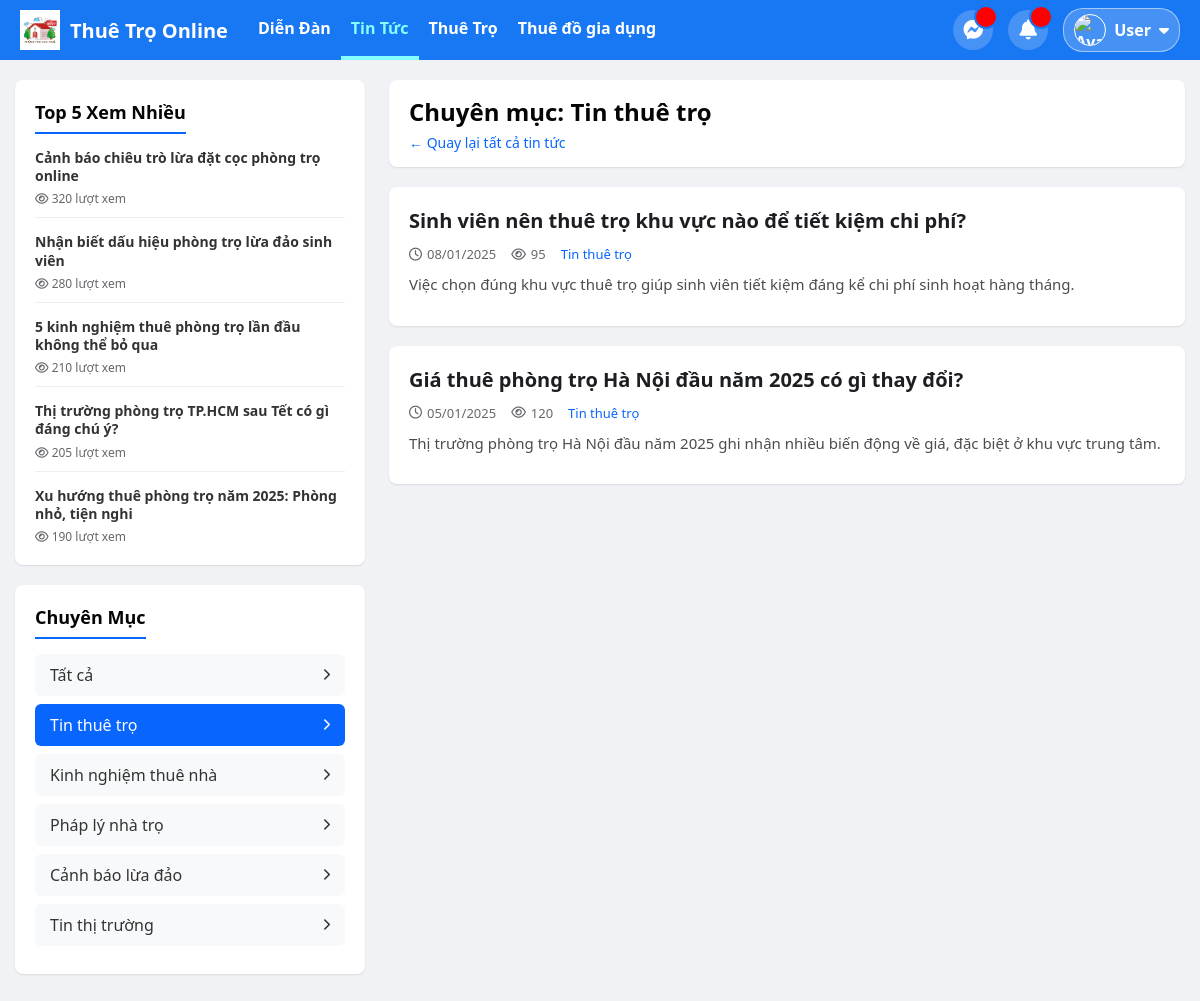
The app's page /news.php?category=Tin+thuê+trọ (signed in) with its own data.
### tables this page shows
CREATE TABLE news (
    id INT AUTO_INCREMENT PRIMARY KEY,
    title VARCHAR(255) NOT NULL COMMENT 'Tiêu đề tin',
    slug VARCHAR(255) NOT NULL UNIQUE COMMENT 'Slug SEO',
    image_url VARCHAR(255) DEFAULT NULL COMMENT 'Ảnh đại diện tin',
    category VARCHAR(100) NOT NULL COMMENT 'Thể loại tin tức',
    summary TEXT COMMENT 'Mô tả ngắn',
    content LONGTEXT NOT NULL COMMENT 'Nội dung chi tiết',
    views INT DEFAULT 0 COMMENT 'Lượt xem',
    created_at DATETIME DEFAULT CURRENT_TIMESTAMP COMMENT 'Ngày đăng',
    INDEX idx_category (category),
    INDEX idx_views (views)
);

### public/news.php (the view, shortened to what this page needs)
<?php
require_once __DIR__ . '/../config/db.php';
try {
    $stmtTop = $pdo->query("SELECT * FROM news ORDER BY views DESC LIMIT 5");
    $topNews = $stmtTop->fetchAll();
} catch (PDOException $e) {
    $topNews = [];
}
$category = isset($_GET['category']) ? $_GET['category'] : null;
$newsList = [];
try {
    $page = isset($_GET['page']) ? (int)$_GET['page'] : 1;
    $limit = 10;
    $offset = ($page - 1) * $limit;
    if ($category) {
        $stmtList = $pdo->prepare("SELECT * FROM news WHERE category = :category ORDER BY created_at DESC LIMIT :limit OFFSET :offset");
        $stmtList->bindParam(':limit', $limit, PDO::PARAM_INT);
        $stmtList->bindParam(':offset', $offset, PDO::PARAM_INT);
        $stmtList->bindParam(':category', $category);
        $stmtList->execute();
    } else {
        $stmtList = $pdo->prepare("SELECT * FROM news ORDER BY created_at DESC LIMIT :limit OFFSET :offset");
        $stmtList->bindParam(':limit', $limit, PDO::PARAM_INT);
        $stmtList->bindParam(':offset', $offset, PDO::PARAM_INT);
        $stmtList->execute();
    }
    $newsList = $stmtList->fetchAll();
} catch (PDOException $e) {
    $newsList = [];
}
$categories = [
    'Tin thuê trọ',
    'Kinh nghiệm thuê nhà',
    'Pháp lý nhà trọ',
    'Cảnh báo lừa đảo',
    'Tin thị trường'
];
?>
<!doctype html>
<html lang="vi">
<head>
    <link rel="stylesheet" href="/assets/css/style.css">
    <link rel="stylesheet" href="https://cdnjs.cloudflare.com/ajax/libs/font-awesome/6.4.0/css/all.min.css">
</head>
<body>
<?php include __DIR__ . '/includes/header.php'; ?>
<div class="container">
    <aside>
        <div class="sidebar-card">
            <div class="sidebar-title">Top 5 Xem Nhiều</div>
            <div class="top-news-list">
                <?php if (count($topNews) > 0): ?>
                    <?php foreach ($topNews as $item): ?>
                        <a href="/news-detail.php?id=<?= $item['id'] ?>" class="top-news-item">
                            <div class="top-news-info">
                                <h4><?= htmlspecialchars($item['title']) ?></h4>
                                <div class="top-news-views"><i class="fa-regular fa-eye"></i> <?= number_format($item['views']) ?> lượt xem</div>
                            </div>
                        </a>
                    <?php endforeach; ?>
                <?php else: ?>
                    <p>Chưa có tin tức nào.</p>
                <?php endif; ?>
            </div>
        </div>
        <div class="sidebar-card">
            <div class="sidebar-title">Chuyên Mục</div>
            <ul class="category-list">
                <li class="category-item">
                    <a href="/news.php" class="category-link <?= !$category ? 'active' : '' ?>">
                        Tất cả <i class="fa-solid fa-chevron-right"></i>
                    </a>
                </li>
                <?php foreach ($categories as $cat): ?>
                    <li class="category-item">
                        <a href="/news.php?category=<?= urlencode($cat) ?>" class="category-link <?= $category === $cat ? 'active' : '' ?>">
                            <?= htmlspecialchars($cat) ?> <i class="fa-solid fa-chevron-right"></i>
                        </a>
                    </li>
                <?php endforeach; ?>
            </ul>
        </div>
    </aside>
    <main>
        <div class="news-header">
            <?php if ($category): ?>
                <h1>Chuyên mục: <?= htmlspecialchars($category) ?></h1>
                <a href="/news.php" style="font-size: 14px; text-decoration: none; color: var(--primary-color); margin-top: 5px; display:block;">&larr; Quay lại tất cả tin tức</a>
            <?php else: ?>
                <h1>Tin Tức Mới Nhất</h1>
            <?php endif; ?>
        </div>
        <div class="news-list">
            <?php if (count($newsList) > 0): ?>
                <?php foreach ($newsList as $news): ?>
                    <article class="news-item">
                        <div class="news-content">
                            <h2 class="news-title">
                                <a href="/news-detail.php?id=<?= $news['id'] ?>"><?= htmlspecialchars($news['title']) ?></a>
                            </h2>
                            <div class="news-meta">
                                <span><i class="fa-regular fa-clock"></i> <?= date('d/m/Y', strtotime($news['created_at'])) ?></span>
                                <span><i class="fa-regular fa-eye"></i> <?= number_format($news['views']) ?></span>
                                <span style="color: var(--primary-color); font-weight: 500;"><?= htmlspecialchars($news['category']) ?></span>
                            </div>
                            <div class="news-summary">
                                <?= htmlspecialchars($news['summary']) ?>
                            </div>
                        </div>
                    </article>
                <?php endforeach; ?>
            <?php endif; ?>
        </div>
    </main>
</div>
<?php if (file_exists(__DIR__ . '/includes/footer.php')) include __DIR__ . '/includes/footer.php'; ?>
</body>
</html>

### public/assets/css/style.css (style rules this page uses)
body { font-family: Arial, sans-serif; margin: 16px; }

### public/news.php (style rules this page uses)
:root { --bg-color: #f0f2f5; --card-bg: #ffffff; --primary-color: #0866ff; --text-color: #050505; --secondary-text: #65676b; --divider: #ced0d4; }
body { font-family: 'Segoe UI', Helvetica, Arial, sans-serif; background-color: var(--bg-color); margin: 0; padding: 0; color: var(--text-color); }
.container { max-width: 1200px; margin: 20px auto; padding: 0 15px; display: grid; grid-template-columns: 350px 1fr; gap: 24px; }
aside { position: sticky; top: 20px; height: fit-content; }
.sidebar-card { background: var(--card-bg); border-radius: 8px; box-shadow: 0 1px 2px rgba(0, 0, 0, 0.1); padding: 20px; margin-bottom: 20px; }
.sidebar-title { font-size: 18px; font-weight: 700; margin-bottom: 15px; border-bottom: 2px solid var(--primary-color); padding-bottom: 8px; display: inline-block; }
.top-news-item { display: block; margin-bottom: 15px; border-bottom: 1px solid #eee; padding-bottom: 10px; text-decoration: none; color: inherit; }
.top-news-item:last-child { border-bottom: none; margin-bottom: 0; padding-bottom: 0; }
.top-news-info h4 { margin: 0 0 5px 0; font-size: 14px; font-weight: 600; line-height: 1.3; color: #333; }
.top-news-views { font-size: 12px; color: var(--secondary-text); }
.category-list { list-style: none; padding: 0; margin: 0; }
.category-item { margin-bottom: 8px; }
.category-link { display: block; padding: 10px 15px; background: #f8f9fa; border-radius: 6px; text-decoration: none; color: #333; font-weight: 500; transition: all 0.2s; display: flex; justify-content: space-between; align-items: center; }
.category-link:hover, .category-link.active { background: var(--primary-color); color: white; }
.category-link i { font-size: 12px; }
.news-header { background: white; padding: 15px 20px; border-radius: 8px; margin-bottom: 20px; box-shadow: 0 1px 2px rgba(0,0,0,0.1); }
.news-header h1 { margin: 0; font-size: 24px; }
.news-item { background: var(--card-bg); border-radius: 8px; box-shadow: 0 1px 2px rgba(0, 0, 0, 0.1); padding: 20px; margin-bottom: 20px; transition: transform 0.2s; }
.news-content { display: flex; flex-direction: column; }
.news-title { font-size: 20px; font-weight: 700; margin: 0 0 10px 0; line-height: 1.4; }
.news-title a { text-decoration: none; color: #1c1e21; }
.news-meta { font-size: 13px; color: var(--secondary-text); margin-bottom: 10px; display: flex; align-items: center; gap: 15px; }
.news-meta span { display: flex; align-items: center; gap: 5px; }
.news-summary { font-size: 15px; color: #4b4c4f; line-height: 1.5; margin-bottom: 10px; }

### records on screen
news: title "Cảnh báo chiêu trò lừa đặt cọc phòng trọ online", views "320"
news: title "Nhận biết dấu hiệu phòng trọ lừa đảo sinh viên", views "280"
news: title "5 kinh nghiệm thuê phòng trọ lần đầu không thể bỏ qua", views "210"
news: title "Thị trường phòng trọ TP.HCM sau Tết có gì đáng chú ý?", views "205"
news: title "Xu hướng thuê phòng trọ năm 2025: Phòng nhỏ, tiện nghi", views "190"
news: title "Sinh viên nên thuê trọ khu vực nào để tiết kiệm chi phí?", created_at "08/01/2025", views "95", category "Tin thuê trọ", summary "Việc chọn đúng khu vực thuê trọ giúp sinh viên tiết kiệm đáng kể chi phí sinh hoạt hàng tháng."
news: title "Giá thuê phòng trọ Hà Nội đầu năm 2025 có gì thay đổi?", created_at "05/01/2025", views "120", category "Tin thuê trọ", summary "Thị trường phòng trọ Hà Nội đầu năm 2025 ghi nhận nhiều biến động về giá, đặc biệt ở khu vực trung tâm."

### other values on screen
$displayName "User"
$cat "Tin thuê trọ"
$cat "Kinh nghiệm thuê nhà"
$cat "Pháp lý nhà trọ"
$cat "Cảnh báo lừa đảo"
$cat "Tin thị trường"
$category "Tin thuê trọ"
